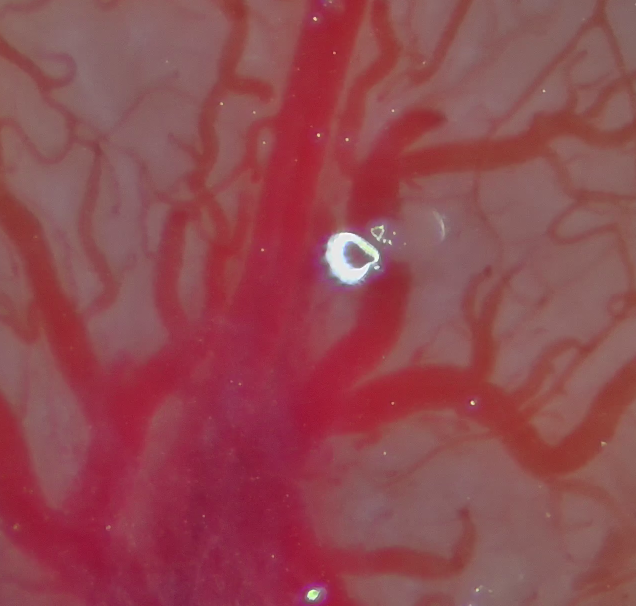
#> input picture video2/base_f00_original.tiff, 1272 x 1211 px (shown at 1/2 size); its folder holds only this picture in this run
$ python -i test_refined_roi.py   (imports and definitions only)   (older library calls are emulated)
#> lines starting #> are read from the running program, lines starting #| are printed output that depends on the picture; after the words box and inside, x2 and y2 are one past the last pixel; in counts of white or black regions, pixels touching at a corner belong together
import cv2
import numpy as np
import os
from skimage.filters import sato
from skimage import exposure

# [10 lines left out: function load_frames_from_dir, not called in this run]

class IntegratedVesselAligner:
    def __init__(self, abs_threshold=15.0):
        self.abs_threshold = abs_threshold
        self.roi_offset = None # (x, y)
        self.baseline_roi_size = None # (w, h)
        self.baseline_vesselness = None
        self.criteria = (cv2.TERM_CRITERIA_EPS | cv2.TERM_CRITERIA_COUNT, 1000, 1e-7)

    def get_refined_mask(self, img_bgr):
        """[FinalVesselSystem 로직] A-채널 기반으로 조직 영역 마스크 추출"""
        lab = cv2.cvtColor(img_bgr, cv2.COLOR_BGR2Lab)
        a_channel = lab[:, :, 1]
        blur = cv2.GaussianBlur(a_channel, (21, 21), 0)
        _, thresh = cv2.threshold(blur, 135, 255, cv2.THRESH_BINARY)

        kernel = np.ones((25, 25), np.uint8)
        morphed = cv2.morphologyEx(thresh, cv2.MORPH_CLOSE, kernel)

        contours, _ = cv2.findContours(morphed, cv2.RETR_EXTERNAL, cv2.CHAIN_APPROX_SIMPLE)
        if not contours:
            return np.ones(img_bgr.shape[:2], dtype=np.uint8) * 255 # 실패 시 전체 허용

        main_cnt = max(contours, key=cv2.contourArea)
        hull = cv2.convexHull(main_cnt)
        mask = np.zeros(img_bgr.shape[:2], dtype=np.uint8)
        cv2.drawContours(mask, [hull], -1, 255, -1)
        return mask

    def calculate_masked_clarity(self, img_bgr):
        """마스크 영역 내에서만 선명도 계산"""
        gray = cv2.cvtColor(img_bgr, cv2.COLOR_BGR2GRAY)
        mask = self.get_refined_mask(img_bgr)

        # 라플라시안 계산
        laplacian = cv2.Laplacian(gray, cv2.CV_64F)

        # 마스크 영역(흰색)의 라플라시안 값들만 추출
        mask_values = laplacian[mask > 0]

        if len(mask_values) == 0:
            return 0
        return mask_values.var()

    # [75 lines left out: functions preprocess_vesselness, set_baseline, process_align, not called in this run]

# --- 메인 실행부 ---
# [24 lines not run here, left out]

>>> import cv2
>>> picture = cv2.imread('../video2/base_f00_original.tiff')
#> picture is the input picture: shape (1211, 1272, 3); mean B, G, R 80.6, 73.3, 144.3
>>> result = IntegratedVesselAligner().calculate_masked_clarity(picture)
#> in calculate_masked_clarity, `gray = cv2.cvtColor(img_bgr, cv2.COLOR_BGR2GRAY)`:
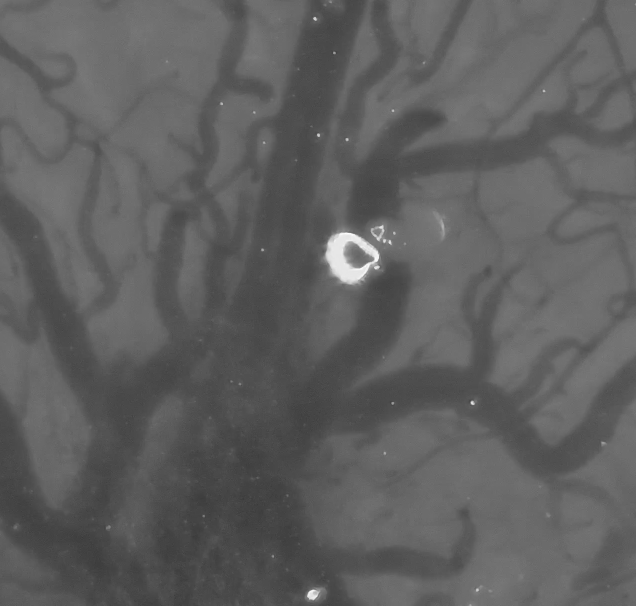
#> gray: shape (1211, 1272) (shown at 1/2 size); min 52, max 254, mean 95.3
#> in get_refined_mask, `lab = cv2.cvtColor(img_bgr, cv2.COLOR_BGR2Lab)`: lab: shape (1211, 1272, 3); mean of channels 0, 1, 2 104.1, 157.9, 138.6
#> in get_refined_mask, `a_channel = lab[:, :, 1]`:
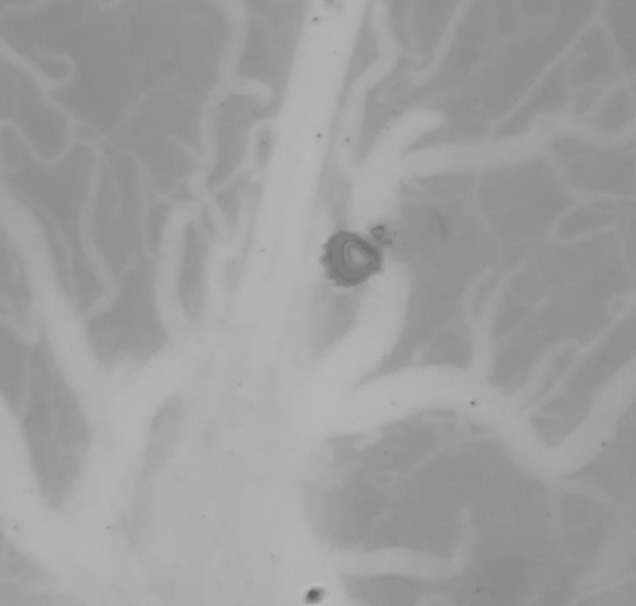
#> a_channel: shape (1211, 1272) (shown at 1/2 size); min 91, max 188, mean 157.9
#> in get_refined_mask, `_, thresh = cv2.threshold(blur, 135, 255, cv2.THRESH_BINARY)`:
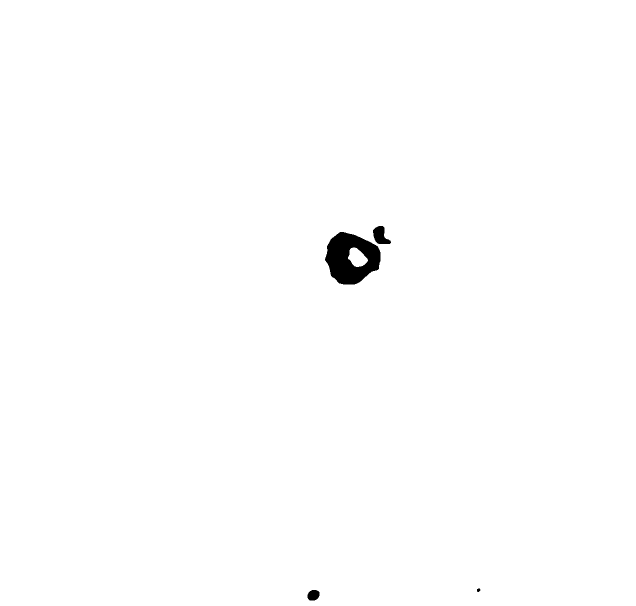
#> thresh: shape (1211, 1272) (shown at 1/2 size); 99.4% white; 4 black regions, box (x1, y1, x2, y2) and area: (650, 464, 761, 569) 7538, (746, 452, 782, 488) 810, (615, 1180, 639, 1201) 412, (954, 1177, 961, 1184) 38
#> in get_refined_mask, `morphed = cv2.morphologyEx(thresh, cv2.MORPH_CLOSE, kernel)`:
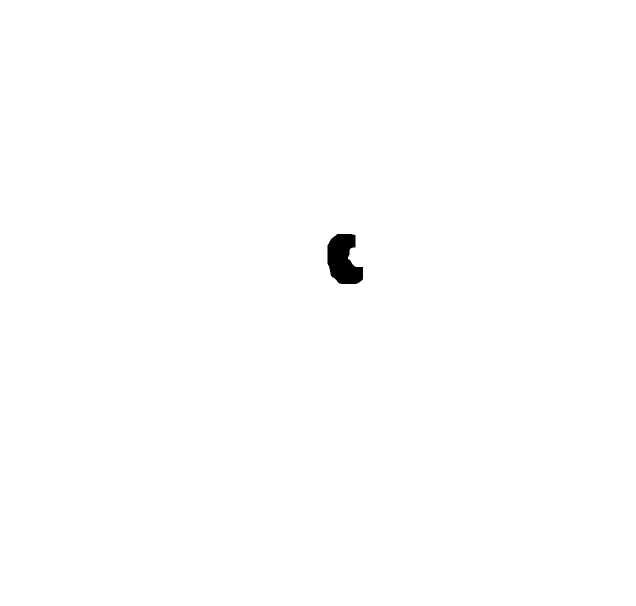
#> morphed: shape (1211, 1272) (shown at 1/2 size); 99.7% white; 1 black region, box (x1, y1, x2, y2) and area: (655, 468, 726, 568) 5089
#> in get_refined_mask, `contours, _ = cv2.findContours(morphed, cv2.RETR_EXTERNAL, cv2.CHAIN_A..`: contours = [[[0, 0], [0, 1210], [1271, 1210], [1271, 0]]]
#> in get_refined_mask, `main_cnt = max(contours, key=cv2.contourArea)`: main_cnt = [[0, 0], [0, 1210], [1271, 1210], [1271, 0]]
#> in get_refined_mask, `hull = cv2.convexHull(main_cnt)`: hull = [[1271, 0], [1271, 1210], [0, 1210], [0, 0]]
#> in get_refined_mask, `cv2.drawContours(mask, [hull], -1, 255, -1)`: mask: shape (1211, 1272); every value is 255
#> in calculate_masked_clarity, `laplacian = cv2.Laplacian(gray, cv2.CV_64F)`:
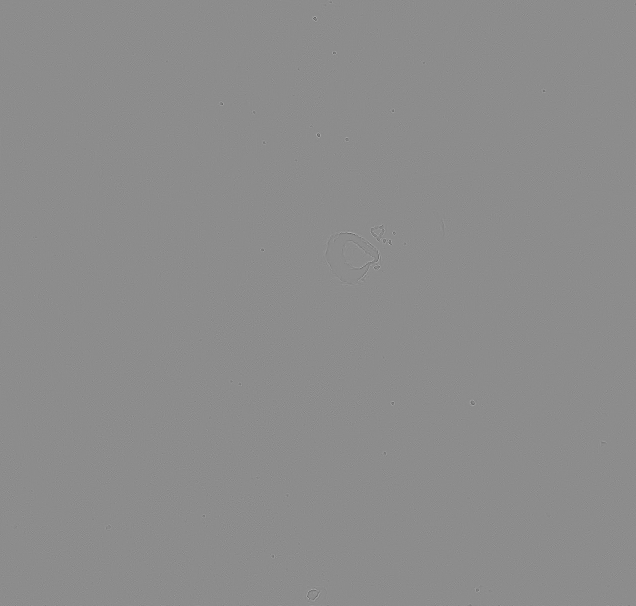
#> laplacian: shape (1211, 1272) float64 (shown at 1/2 size); min -237, max 193, mean 0; drawn with min black and max white
#> result = 69.95

$ run again, on video2/ex1.jpg
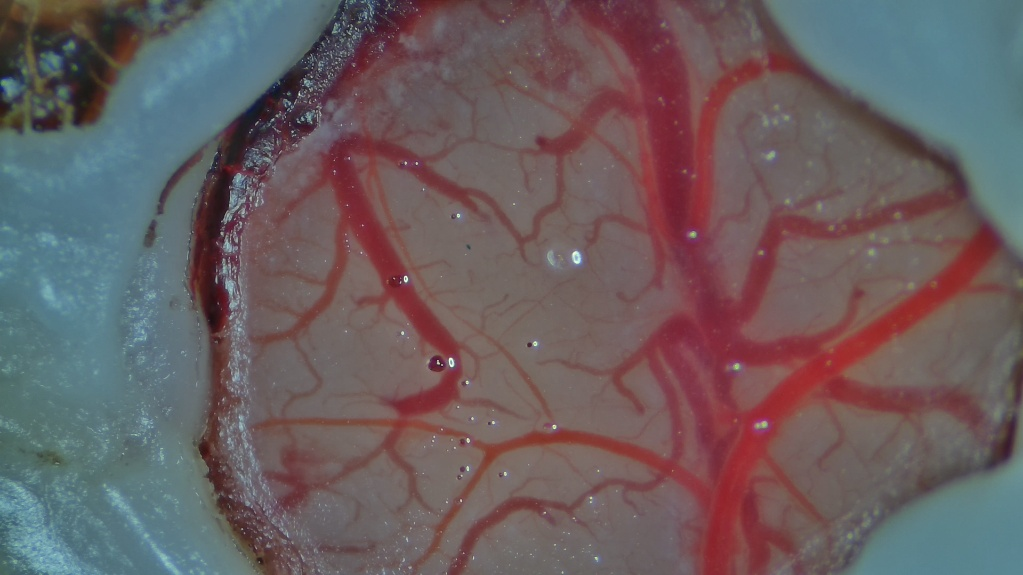
#> input picture video2/ex1.jpg, 1023 x 575 px
#> picture is the input picture: shape (575, 1023, 3); mean B, G, R 96.2, 93.7, 105.9
#> lab: shape (575, 1023, 3); mean of channels 0, 1, 2 105.8, 134.4, 129.5
#> in get_refined_mask, `_, thresh = cv2.threshold(blur, 135, 255, cv2.THRESH_BINARY)`:
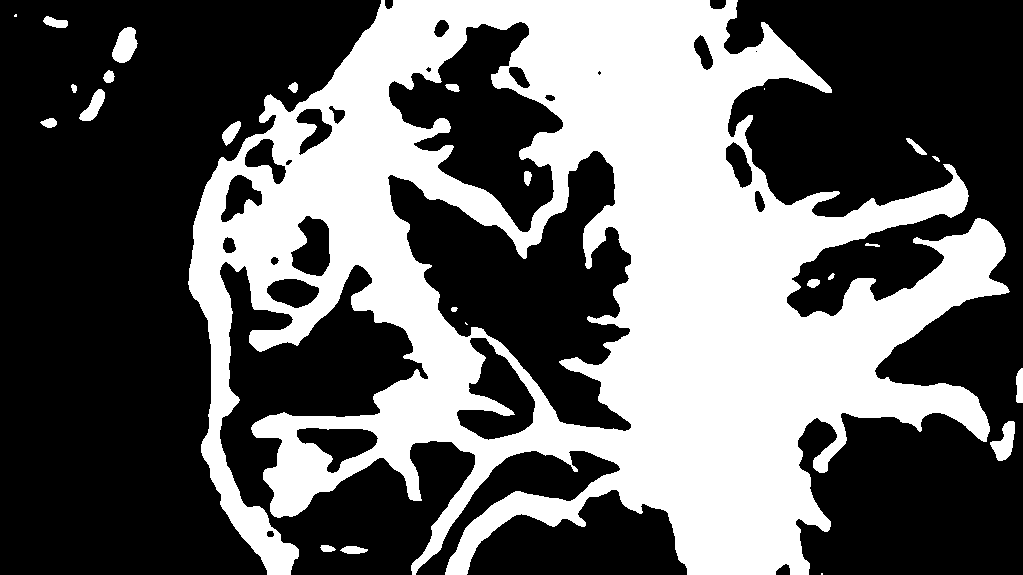
#> thresh: shape (575, 1023); 38.8% white; 25 white regions (4 under 20 px), largest, box (x1, y1, x2, y2) and area: (188, 0, 1010, 575) 224760, (112, 27, 138, 63) 635, (990, 421, 1015, 461) 561
#> morphed: shape (575, 1023); 45.2% white; 6 white regions (1 under 20 px)
#> contours = 6 contours, 2 with area under 20; largest, box (x1, y1, x2, y2) and area: (188, 0, 1023, 575) 329885, (40, 27, 138, 128) 1536, (43, 16, 68, 28) 166, (906, 138, 927, 155) 100
#> main_cnt = contour of 954 points, box (x1, y1, x2, y2) (188, 0, 1023, 575), area 329885
#> hull = contour of 27 points, box (x1, y1, x2, y2) (188, 0, 1023, 575), area 410260
#> in get_refined_mask, `cv2.drawContours(mask, [hull], -1, 255, -1)`:
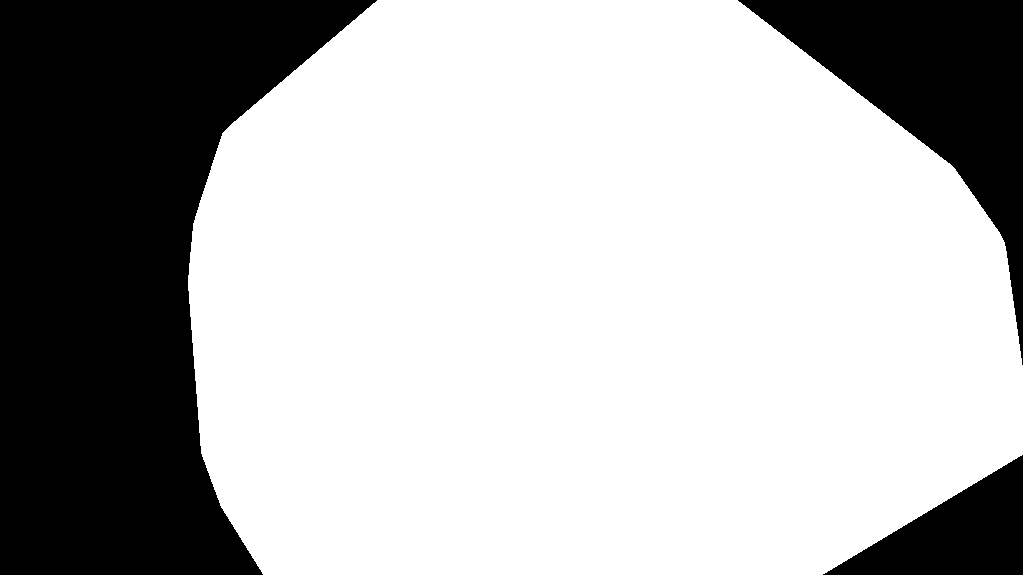
#> mask: shape (575, 1023); 69.9% white; 3 black regions, box (x1, y1, x2, y2) and area: (0, 0, 377, 575) 130848, (738, 0, 1023, 365) 33945, (823, 455, 1023, 575) 12060
#> result = 195.8

$ run again, on video2/ex2.jpg
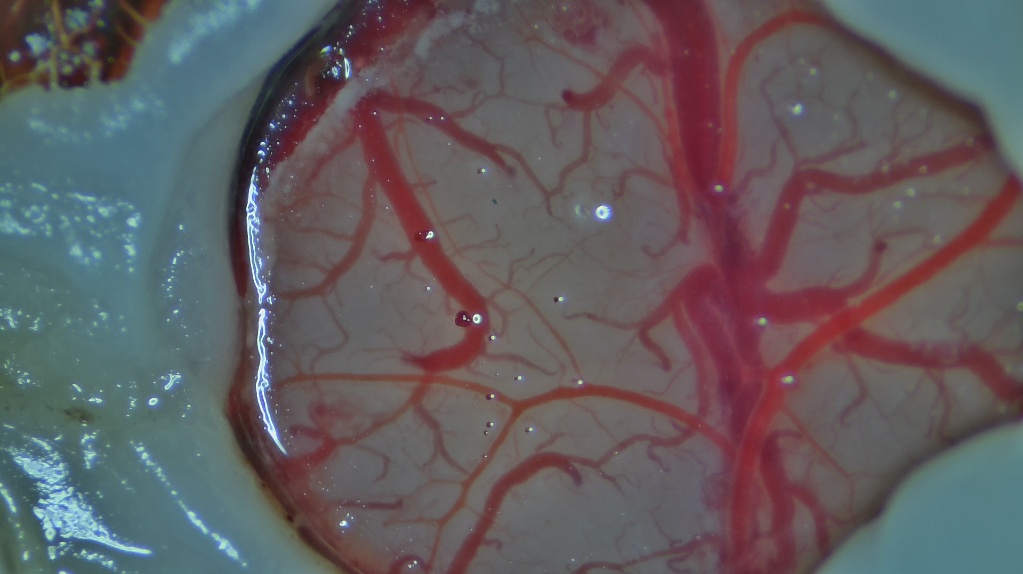
#> input picture video2/ex2.jpg, 1023 x 574 px
#> picture is the input picture: shape (574, 1023, 3); mean B, G, R 95.5, 92.2, 97.9
#> lab: shape (574, 1023, 3); mean of channels 0, 1, 2 102.4, 131.9, 127.9
#> in get_refined_mask, `_, thresh = cv2.threshold(blur, 135, 255, cv2.THRESH_BINARY)`:
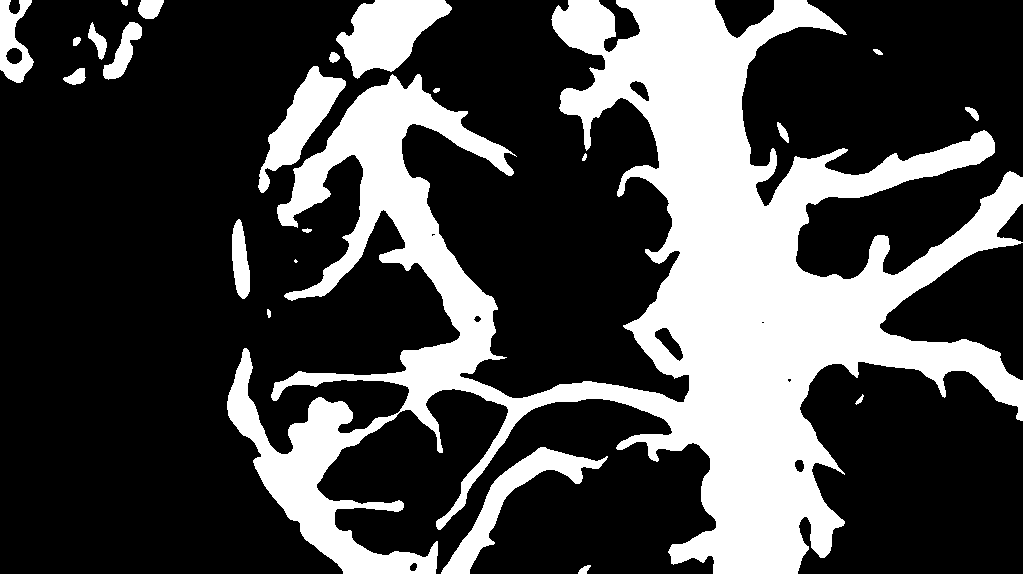
#> thresh: shape (574, 1023); 28.5% white; 23 white regions (1 under 20 px), largest, box (x1, y1, x2, y2) and area: (227, 0, 1023, 574) 149255, (336, 0, 452, 79) 5233, (441, 447, 608, 574) 4142
#> morphed: shape (574, 1023); 33.1% white; 8 white regions (1 under 20 px)
#> contours = 8 contours, 1 with area under 20; largest, box (x1, y1, x2, y2) and area: (227, 0, 1023, 574) 204085, (63, 0, 164, 85) 3496, (0, 0, 34, 83) 1975, (232, 219, 250, 299) 957, (578, 565, 591, 574) 72, (873, 49, 883, 55) 27, (267, 309, 271, 318) 21
#> main_cnt = contour of 1854 points, box (x1, y1, x2, y2) (227, 0, 1023, 574), area 204085
#> hull = contour of 23 points, box (x1, y1, x2, y2) (227, 0, 1023, 574), area 399636
#> in get_refined_mask, `cv2.drawContours(mask, [hull], -1, 255, -1)`:
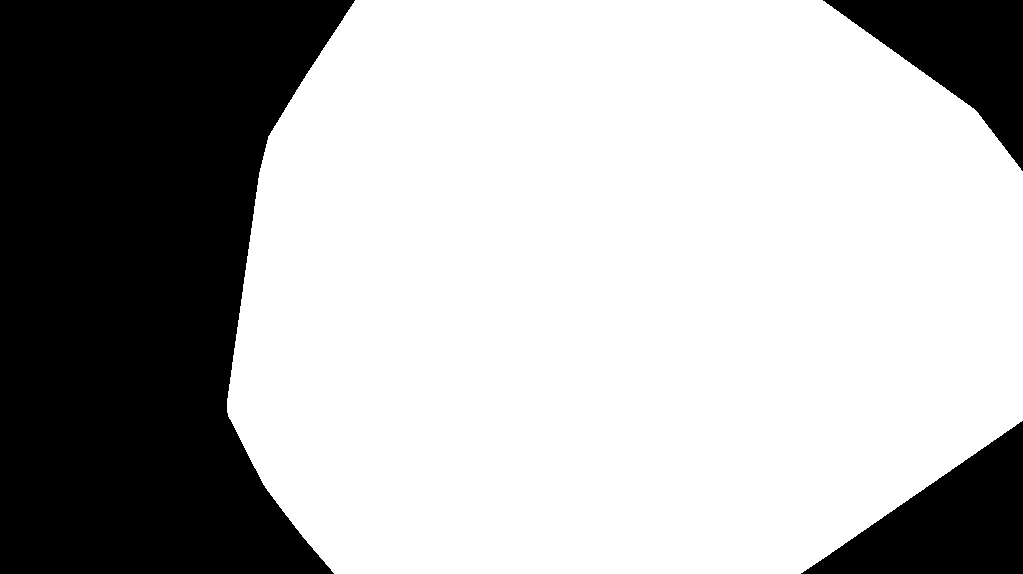
#> mask: shape (574, 1023); 68.2% white; 3 black regions, box (x1, y1, x2, y2) and area: (0, 0, 355, 574) 154395, (801, 421, 1023, 574) 16999, (823, 0, 1023, 171) 15069
#> result = 129.2
